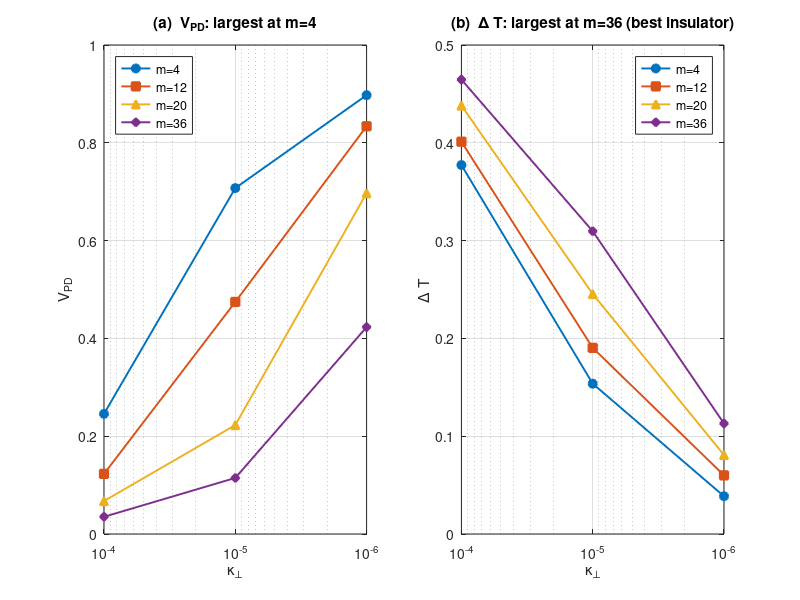

Source code (MATLAB):
function fig2_transport()
% FIG2  Transport separates the four fields.
%   (a) V_PD vs kperp,  (b) DeltaT vs kperp,  four curves each.
%   Data: stage2_paul.mat  (V_PD, DeltaT are 4x3: rows m, cols kperp).

S = load('stage2_paul.mat');
m = S.m(:); kperp = S.kperp(:);
col = lines(4);
mk = {'-o','-s','-^','-d'};

f = figure('Color','w','Position',[100 100 900 380]);

subplot(1,2,1); hold on; box on;
for i=1:4
    plot(kperp, S.V_PD(i,:), mk{i}, 'Color',col(i,:), ...
         'MarkerFaceColor',col(i,:), 'LineWidth',1.4, 'DisplayName',sprintf('m=%d',m(i)));
end
set(gca,'XScale','log','XDir','reverse','FontSize',10);
xlabel('\kappa_\perp'); ylabel('V_{PD}');
title('(a)  V_{PD}: largest at m=4'); legend('Location','northwest'); grid on;

subplot(1,2,2); hold on; box on;
for i=1:4
    plot(kperp, S.DeltaT(i,:), mk{i}, 'Color',col(i,:), ...
         'MarkerFaceColor',col(i,:), 'LineWidth',1.4, 'DisplayName',sprintf('m=%d',m(i)));
end
set(gca,'XScale','log','XDir','reverse','FontSize',10);
xlabel('\kappa_\perp'); ylabel('\Delta T');
title('(b)  \Delta T: largest at m=36 (best insulator)'); legend('Location','northeast'); grid on;

print(f, 'fig2_transport.png', '-dpng', '-r300');
fprintf('wrote fig2_transport.png\n');
end
